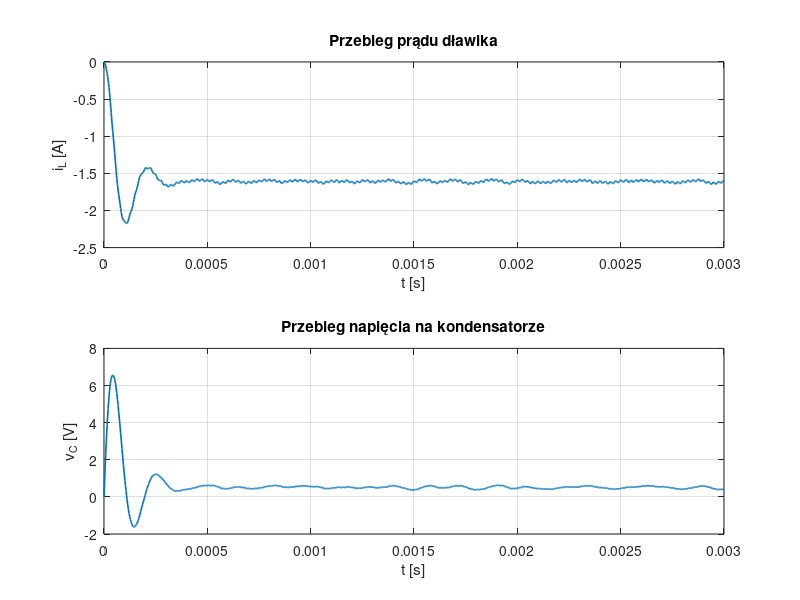

Recreate this plot in MATLAB.
clear;
clc;
close all;

% Parametry układu 
L = 180e-6;     % [H]
C = 5.4e-6;     % [F]
R = 9;          % [Ohm]
Vin = 15;       % [V]
fs = 40e3;      % [Hz]
ws = 2*pi*fs;   % [rad/s]

% Czas symulacji 
tspan = [0 3e-3]; % [s]

% Funkcja przełączająca 
u = @(t) 0.5*(1 - sign(sin(ws*t)));

% Uproszczone macierze stanu zakładając R1=R2=R3=0
A = [0      -1/L;
    1/C -1/(R*C)];

B = [1/L;
    0];

b = [0; 0];

f = [0; Vin/(C*R)];

% Równanie stanu 
dxdt = @(t, x) (A*x + B*u(t) + f);

% Warunki początkowe 
x0 = [0; 0]; % [i_l, v_C]

% Symulacja 
[t, x] = ode45(dxdt, tspan, x0);


iL = x(:, 1);
vC = x(:, 2); 

% Sekcja kreślenia wykresu 
figure;
subplot(2,1,1);
plot(t, iL, 'LineWidth', 1.2);
xlabel('t [s]');
ylabel('i_L [A]');
title('Przebieg prądu dławika');
grid on;

subplot(2,1,2);
plot(t, vC, 'LineWidth', 1.2);
xlabel('t [s]');
ylabel('v_C [V]');
title('Przebieg napięcia na kondensatorze');
grid on;



